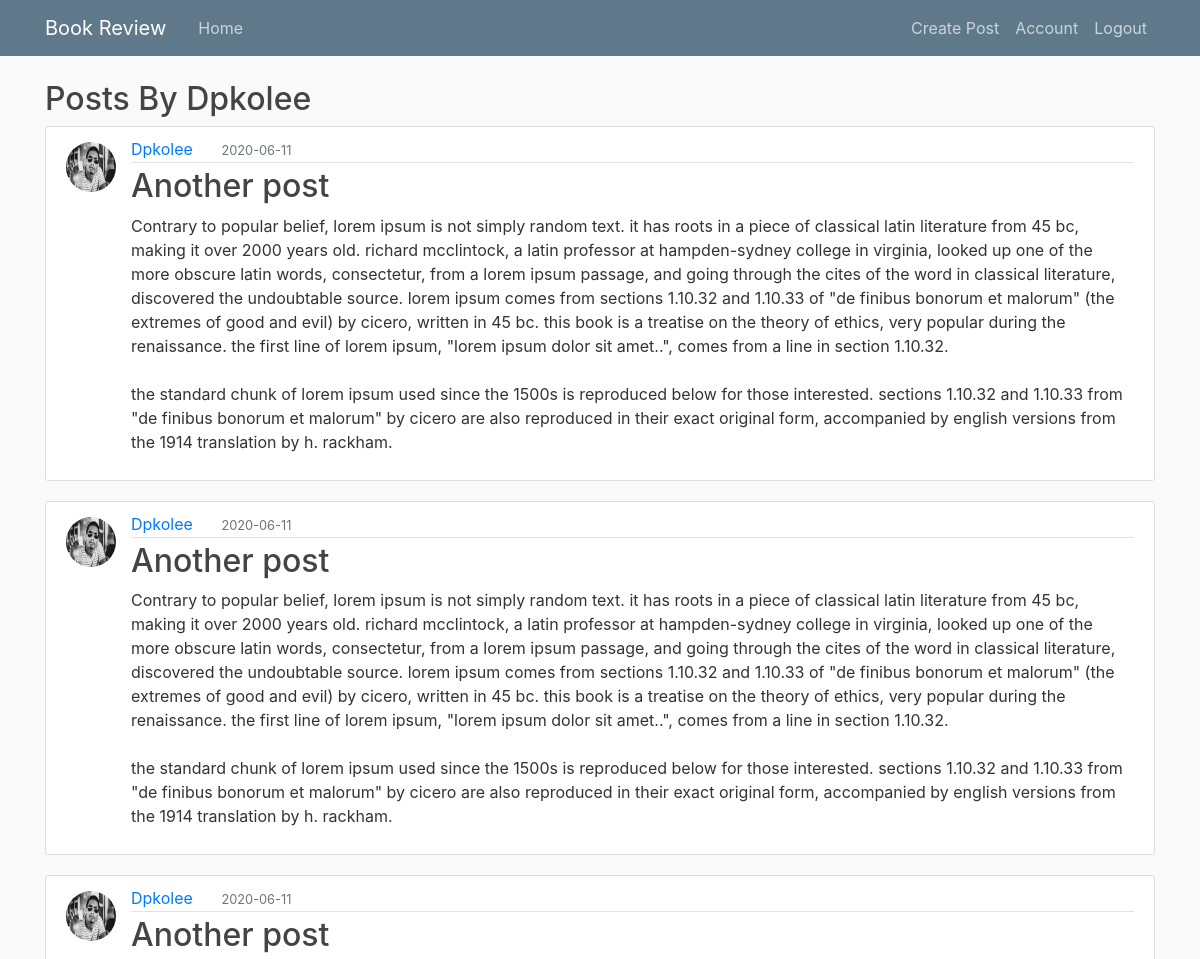
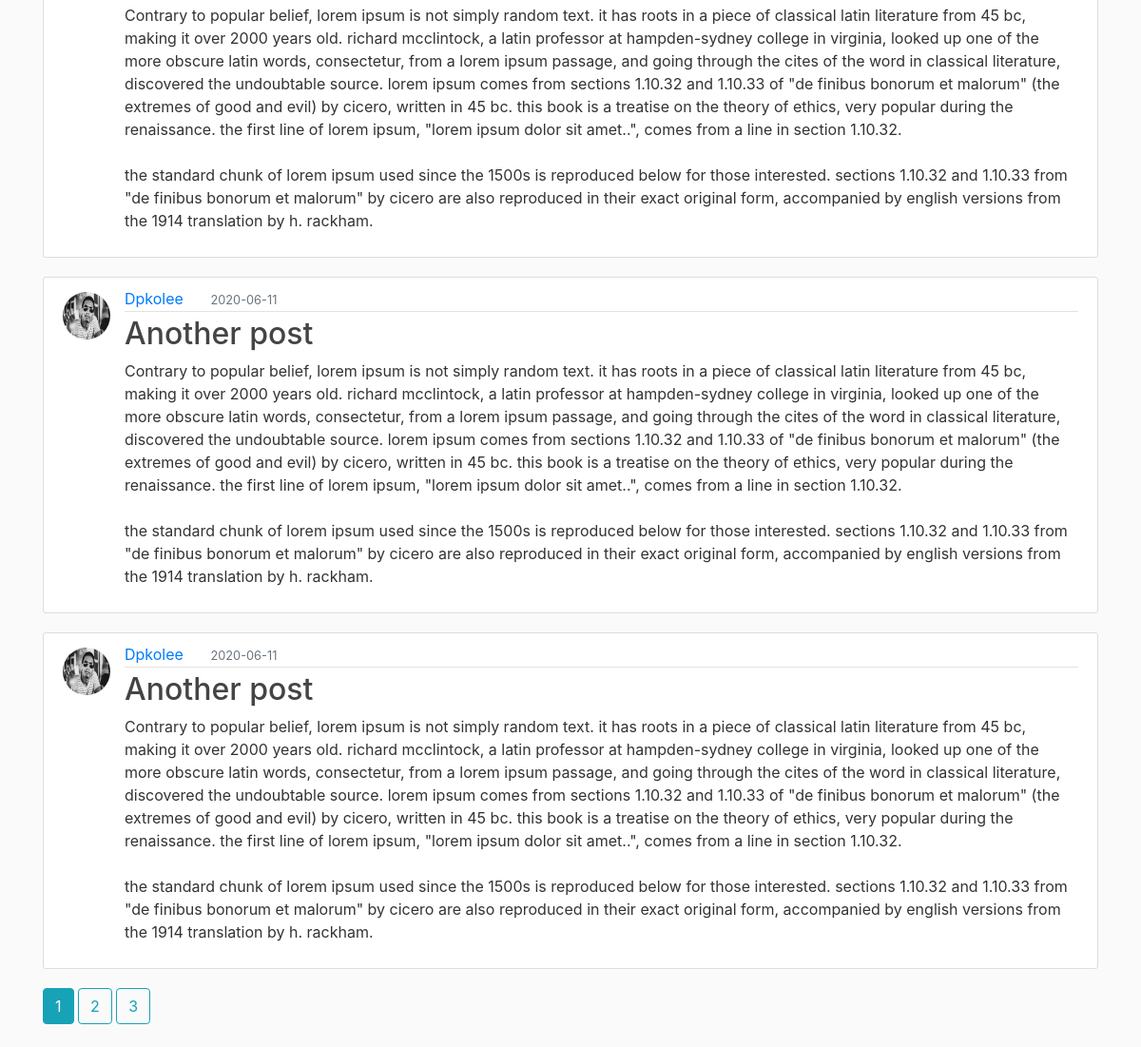
/user_post/dpkolee (signed in), run on the app's committed database (2 pictures, top to bottom).
### project1/model.py (models this page shows, shortened)
class User(db.Model, UserMixin):
	__tablename__ = "user"
	id = db.Column(db.Integer, primary_key=True)
	username = db.Column(db.String(20), unique = True, nullable=False)
	email = db.Column(db.String(120), unique =True,  nullable=False)
	image_file = db.Column(db.String(40), nullable=False, default = 'default.jpg')
	password = db.Column(db.String(60), nullable=False)
	posts = db.relationship('Post', backref ='author', lazy = True)

class Post(db.Model):
	__tablename__ = "post"
	id = db.Column(db.Integer, primary_key = True)
	title = db.Column(db.String(60), nullable = False)
	date_posted = db.Column(db.DateTime, nullable = False, default = datetime.now())
	content = db.Column(db.Text, nullable = False)
	user_id = db.Column(db.Integer, db.ForeignKey('user.id'), nullable = False )

### project1/routes.py (the view)
@app.route("/user_post/<string:username>", methods =['GET','POST'] )
@login_required
def user_post(username):
	page = request.args.get('page', 1, type=int)
	user = User.query.filter_by(username=username).first_or_404()
	posts = Post.query\
		.filter_by(author=user)\
		.order_by(Post.date_posted.desc())\
		.paginate(page=page, per_page=5)
	return render_template("user_post.html", posts = posts, user = user)

### project1/model.py (called while the page is built)
@login_manager.user_loader
def load_user(user_id):
	return User.query.get(int(user_id))

### project1/templates/user_post.html
{% extends "layout.html" %}
{% block body %}
    <h2>Posts By {{ user.username.capitalize() }}</h2>
    {% for post in posts.items %}
        <article class="media content-section">
            <img class="rounded-circle article-img"
                    src="{{ url_for('static', filename = 'profile_pics/' + post.author.image_file) }}">
            <div class="media-body">
                <div class="article-metadata">
                	<a class="mr-4" href="{{ url_for('user_post', username=post.author.username) }}">
                        {{ post.author.username.capitalize() }}</a>
                	<small class="text-muted">{{ post.date_posted.strftime('%Y-%m-%d') }}</small>
                </div>
                <h2><a class="article-title" href="{{ url_for('edit_post', post_id = post.id) }}">
                    {{ post.title.capitalize() }}</a></h2>
                <p class="article-content">{{ post.content.capitalize() }}</p>
            </div>
        </article>
    {% endfor %}
    {% for page_num in posts.iter_pages(left_edge=1, left_current=1, right_current=2, right_edge=1) %}
        {% if page_num %}
            {% if posts.page == page_num %}
                <a class="btn btn-info mb-4"
                    href="{{ url_for('user_post', username=user.username, page=page_num) }}">
                    {{ posts.page }}</a>
            {% else %}
                <a class="btn btn-outline-info mb-4"
                    href="{{ url_for('user_post', username=user.username, page=page_num) }}">
                    {{ page_num }}</a>
            {% endif %}
        {% else %}
            ...
        {% endif %}
    {% endfor %}
{% endblock %}

### project1/templates/layout.html (shortened to what this page needs)
<!DOCTYPE html>
<html lang="en">
<html>
<head>
    <link rel="stylesheet" href="https://stackpath.bootstrapcdn.com/bootstrap/4.5.0/css/bootstrap.min.css">
    <link rel="stylesheet" type="text/css" href="{{ url_for('static', filename='main.css') }}">
</head>
<body>
	<header class="site-header">
  		<nav class="navbar navbar-expand-md navbar-dark bg-steel fixed-top">
    		<div class="container">
      			<a class="navbar-brand mr-4" href="/">Book Review</a>
	      		<div class="collapse navbar-collapse" id="navbarToggle">
		        	<div class="navbar-nav mr-auto">
		          		<a class="nav-item nav-link" href="{{ url_for('home') }}">Home</a>
		        	</div>
		        	<div class="navbar-nav">
                {% if current_user.is_authenticated %}
                    <a class="nav-item nav-link" href="{{ url_for('post') }}">Create Post</a>
                    <a class="nav-item nav-link" href="{{ url_for('account') }}">Account</a>
                    <a class="nav-item nav-link" href="{{ url_for('logout') }}">Logout</a>
                {% else %}
		          	   <a class="nav-item nav-link" href="{{ url_for('login') }}">Login</a>
		          	   <a class="nav-item nav-link" href="{{ url_for('register') }}">Register</a>
                {% endif %}
		        	</div>
	      		</div>
    		</div>
  		</nav>
	</header>
	<main role="main" class="container">
      			{% block body %}
      			{% endblock %}
	</main>
</body>
</html>

### project1/static/main.css (style rules this page uses)
body { background: #fafafa; color: #333333; margin-top: 5rem; }
h1, h2, h3, h4, h5, h6 { color: #444444; }
.bg-steel { background-color: #5f788a; }
.site-header .navbar-nav .nav-link { color: #cbd5db; }
.content-section { background: #ffffff; padding: 10px 20px; border: 1px solid #dddddd; border-radius: 3px; margin-bottom: 20px; }
.article-title { color: #444444; }
.article-content { white-space: pre-line; }
.article-img { height: 50px; width: 50px; margin-right: 15px; margin-top: 5px; }
.article-metadata { padding-bottom: 1px; margin-bottom: 4px; border-bottom: 1px solid #e3e3e3 }

### data on the page
User: username "Dpkolee"
Post: image_file (picture), author.username "Dpkolee", date_posted "2020-06-11", title "Another post", content "Contrary to popular belief, lorem ipsum is not simply random text. it has roots in a piece of classical latin literature from 45 bc, making it over 2000 years old. richard mcclintock, a latin professor at hampden-sydney college in virginia, looked up one of the more obscure latin words, consectetur, from a lorem ipsum passage, and going through the cites of the word in classical literature, discovered the undoubtable source. lorem ipsum comes from sections 1.10.32 and 1.10.33 of \"de finibus bonorum et malorum\" (the extremes of good and evil) by cicero, written in 45 bc. this book is a treatise on the theory of ethics, very popular during the renaissance. the first line of lorem ipsum,…"
Post: image_file (picture), author.username "Dpkolee", date_posted "2020-06-11", title "Another post", content "Contrary to popular belief, lorem ipsum is not simply random text. it has roots in a piece of classical latin literature from 45 bc, making it over 2000 years old. richard mcclintock, a latin professor at hampden-sydney college in virginia, looked up one of the more obscure latin words, consectetur, from a lorem ipsum passage, and going through the cites of the word in classical literature, discovered the undoubtable source. lorem ipsum comes from sections 1.10.32 and 1.10.33 of \"de finibus bonorum et malorum\" (the extremes of good and evil) by cicero, written in 45 bc. this book is a treatise on the theory of ethics, very popular during the renaissance. the first line of lorem ipsum,…"
Post: image_file (picture), author.username "Dpkolee", date_posted "2020-06-11", title "Another post", content "Contrary to popular belief, lorem ipsum is not simply random text. it has roots in a piece of classical latin literature from 45 bc, making it over 2000 years old. richard mcclintock, a latin professor at hampden-sydney college in virginia, looked up one of the more obscure latin words, consectetur, from a lorem ipsum passage, and going through the cites of the word in classical literature, discovered the undoubtable source. lorem ipsum comes from sections 1.10.32 and 1.10.33 of \"de finibus bonorum et malorum\" (the extremes of good and evil) by cicero, written in 45 bc. this book is a treatise on the theory of ethics, very popular during the renaissance. the first line of lorem ipsum,…"
Post: image_file (picture), author.username "Dpkolee", date_posted "2020-06-11", title "Another post", content "Contrary to popular belief, lorem ipsum is not simply random text. it has roots in a piece of classical latin literature from 45 bc, making it over 2000 years old. richard mcclintock, a latin professor at hampden-sydney college in virginia, looked up one of the more obscure latin words, consectetur, from a lorem ipsum passage, and going through the cites of the word in classical literature, discovered the undoubtable source. lorem ipsum comes from sections 1.10.32 and 1.10.33 of \"de finibus bonorum et malorum\" (the extremes of good and evil) by cicero, written in 45 bc. this book is a treatise on the theory of ethics, very popular during the renaissance. the first line of lorem ipsum,…"
Post: image_file (picture), author.username "Dpkolee", date_posted "2020-06-11", title "Another post", content "Contrary to popular belief, lorem ipsum is not simply random text. it has roots in a piece of classical latin literature from 45 bc, making it over 2000 years old. richard mcclintock, a latin professor at hampden-sydney college in virginia, looked up one of the more obscure latin words, consectetur, from a lorem ipsum passage, and going through the cites of the word in classical literature, discovered the undoubtable source. lorem ipsum comes from sections 1.10.32 and 1.10.33 of \"de finibus bonorum et malorum\" (the extremes of good and evil) by cicero, written in 45 bc. this book is a treatise on the theory of ethics, very popular during the renaissance. the first line of lorem ipsum,…"

### other printed values
{{ posts.page }} "1"
{{ page_num }} "2" "3"
